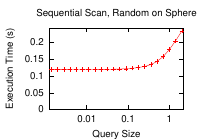

Source code (gnuplot):
# SequentialScanQuerySizeRandomSphere.gp

set size 0.4,0.4
set nokey
set title 'Sequential Scan, Random on Sphere'
set xlabel 'Query Size'
set ylabel 'Execution Time (s)'
set terminal postscript eps color
set output 'SequentialScanQuerySizeRandomSphere.eps'
set logscale x
set xtics 0.01,10,1
set nomxtics
set ytics 0,0.05,0.30
set nomytics
plot [0.00138107/1.1:2*1.1] [0:0.233221*1.04]\
  'SequentialScanQuerySizeRandomSphere.dat' with linespoints
